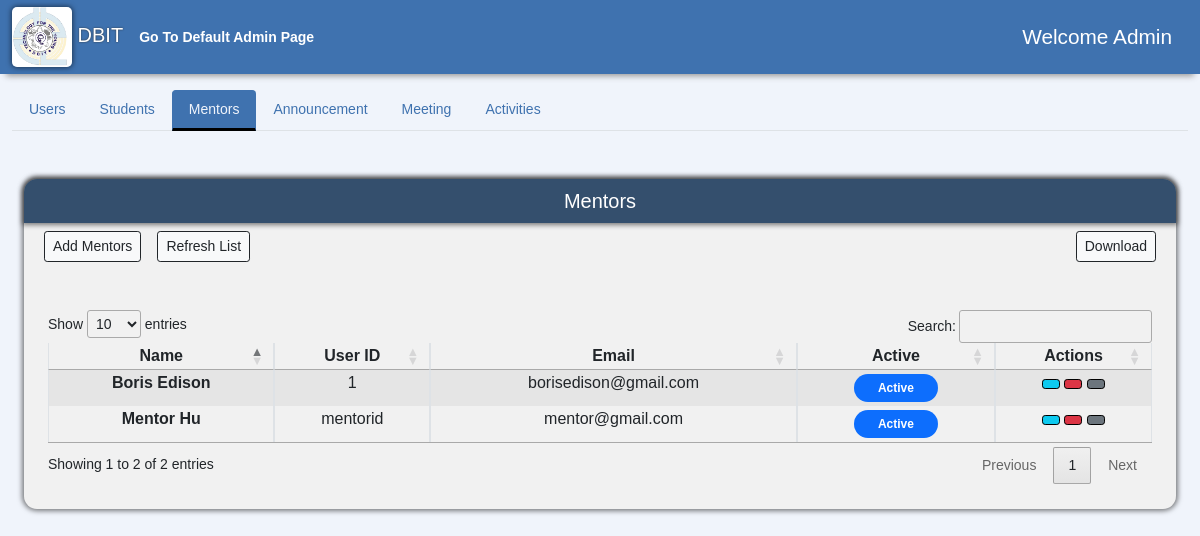
The page /AdminPage/mentor (signed in) on the database as committed earlier.
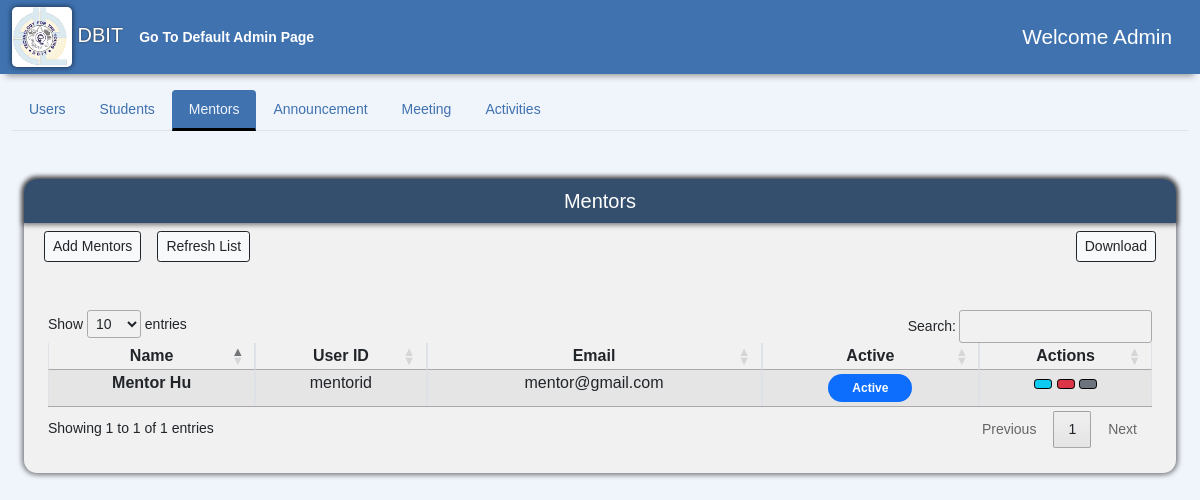
The same page on the database as committed later.
### accounts/models.py (models this page shows, shortened)
class User(AbstractUser):
    usr_id = models.CharField(max_length=50, unique=True)
    username = None
    email = models.EmailField(max_length=255, unique=True)
    created_on = models.DateTimeField(auto_now_add=True)
    is_active = models.BooleanField(default=True)
    is_staff = models.BooleanField(default=False)
    is_superuser = models.BooleanField(default=False)
    first_name = models.CharField(max_length=50, null=True)
    last_name = models.CharField(max_length=50, null=True)
    middle_name = models.CharField(max_length=50, null=True)
    phone = models.CharField(max_length=10, null=True, blank=True)
    profile_img = models.ImageField(
        default='logo.png', null=True, blank=True, upload_to='images/')
    USERNAME_FIELD = 'email'
    REQUIRED_FIELDS = ['usr_id', ]
    objects = CustomUserManager()

### AdminPage/views.py (the view)
# urls.py: path('mentor', views.Adminmentor, name= 'admin-mentor'),
@login_required(login_url='Login')
def Adminmentor(request):
    if request.user.is_superuser:
        mentors = User.objects.filter(is_staff=True,is_superuser=False)
        context = {'users': mentors}
        return render(request,'AdminPage/admin-mentor.html',context)
    else:
        return HttpResponse("You are not authorized to view this page")

### Announcement/notification_processors.py (called while the page is built)
def announcements(request):
    allnotifications= Announcement.objects.all()
    return {'notifications':allnotifications}

def announcement_receiver(request):
    allreceivers= AnnouncementReceiver.objects.all()
    return {'receivers':allreceivers}

### FacultyDashboard/scheduled_meeting_processors.py (called while the page is built)
def scheduled_meetings(request):
    allmeetings= Meeting.objects.all()
    return {'meetings':allmeetings}

### AdminPage/templates/AdminPage/admin-mentor.html (shortened to what this page needs)
{% extends "admin.html" %}
{% load static %}
{% block mentorTabButton %}
<button class="nav-link active" id="nav-mentors-tab" data-bs-toggle="tab" data-bs-target="#nav-mentors" type="button" role="tab" aria-controls="nav-mentors-tab" aria-selected="true">
  Mentors
</button>
{% endblock %}
{% block mentorTabContent %}
<div class="tab-pane fade active show" id="nav-mentors" role="tabpanel" aria-labelledby="nav-mentors-tab">
  <div class="container-fluid mb-5">
    <div class="sidebar flex-shrink-0 dashboard-navigation">
      <div class="sidebar-heading d-flex align-items-center justify-content-center">
        <h5>Mentors</h5>
      </div>
      <div class="container-fluid" style="overflow-x: auto;">
        <div class="d-flex bd-highlight mb-3">
          <div class="p-2 bd-highlight">
            <button type="button" onclick="alert('Convert user to mentor');" class="btn btn-light ms-auto btn-sm btn-outline-dark">
              Add Mentors
            </button>
          </div>
          <div class="p-2 bd-highlight">
            <button type="button" onClick="window.location.reload()" class="btn btn-light  btn-sm btn-outline-dark" type="button">
              Refresh List
            </button>
          </div>
          <div class="ms-auto p-2 bd-highlight">
            <button type="button" onclick="alert('Logic to download csv');" class="btn btn-light ms-auto btn-sm btn-outline-dark">
              Download
            </button>
          </div>
        </div>
      </div>
      <div class="table-div m-4 mt-4 mb-4">
        <table class="table table-striped table-bordered" style="widows: 100%;" id="mentor-table">
          <thead>
            <tr>
              <th scope="col"class="px-2 py-1 text-center">Name</th>
              <th scope="col" class="px-2 py-1 text-center">User ID</th>
              <th scope="col" class="px-2 py-1 text-center">Email</th>
              <th scope="col" class="px-2 py-1 text-center">Active</th>
              <th scope="col" class="px-2 py-1 text-center">Actions</th>
            </tr>
          </thead>
          <tbody id="myTable">
            {% for user in users %}
            <tr>
              <th scope="row" class="px-2 py-1 text-center">{{user.first_name}} {{user.last_name}}</th>
              <td class="px-2 py-1 text-center">{{user.usr_id}}</td>
              <td class="px-2 py-1 text-center">{{user.email}}</td>
              <td class="px-2 py-1 text-center">
                {% if user.is_active %}
                <span class="badge bg-primary rounded-pill px-4 py-2">Active</span> {% else %}
                <span class="badge bg-danger rounded-pill px-4 py-2">Inactive</span> {% endif %}
              </td>
              <td class="px-2 py-1 text-center">
                <button type="button" class="btn btn-info ms-auto btn-sm" style="border-color: black" onClick="window.location.href='{% url 'update-user' user.usr_id%}'">
                </button>
                <form action="{% url 'delete-user' user.id %}" class="mb-0" style="display: inline-block" method='POST'>
                  <button type="submit" class="btn btn-danger ms-auto btn-sm" style="border-color: black" onClick="return confirm('Are you sure Do you want to delete this user/account ?');">
                  </button>
                </form>
                <button type="button" class="btn btn-secondary ms-auto btn-sm" style="border-color: black" onClick="window.location.href='{% url 'admin-assigned' user.usr_id %}'">
                </button>
              </td>
            </tr>
            {% endfor %}
          </tbody>
        </table>
      </div>
    </div>
  </div>
</div>
{% endblock %}

Rows that differ between the two databases and show on the page:
no longer on this page (row edited): User: first_name "Boris", last_name "Edison", usr_id "1", email "borisedison@gmail.com", is_active "Active"
Other text that changed with them:
text written by a page script: "Show entries Search: Showing 1 to 2 of 2 entries Previous 1 Next" → "Show entries Search: Showing 1 to 1 of 1 entries Previous 1 Next"
